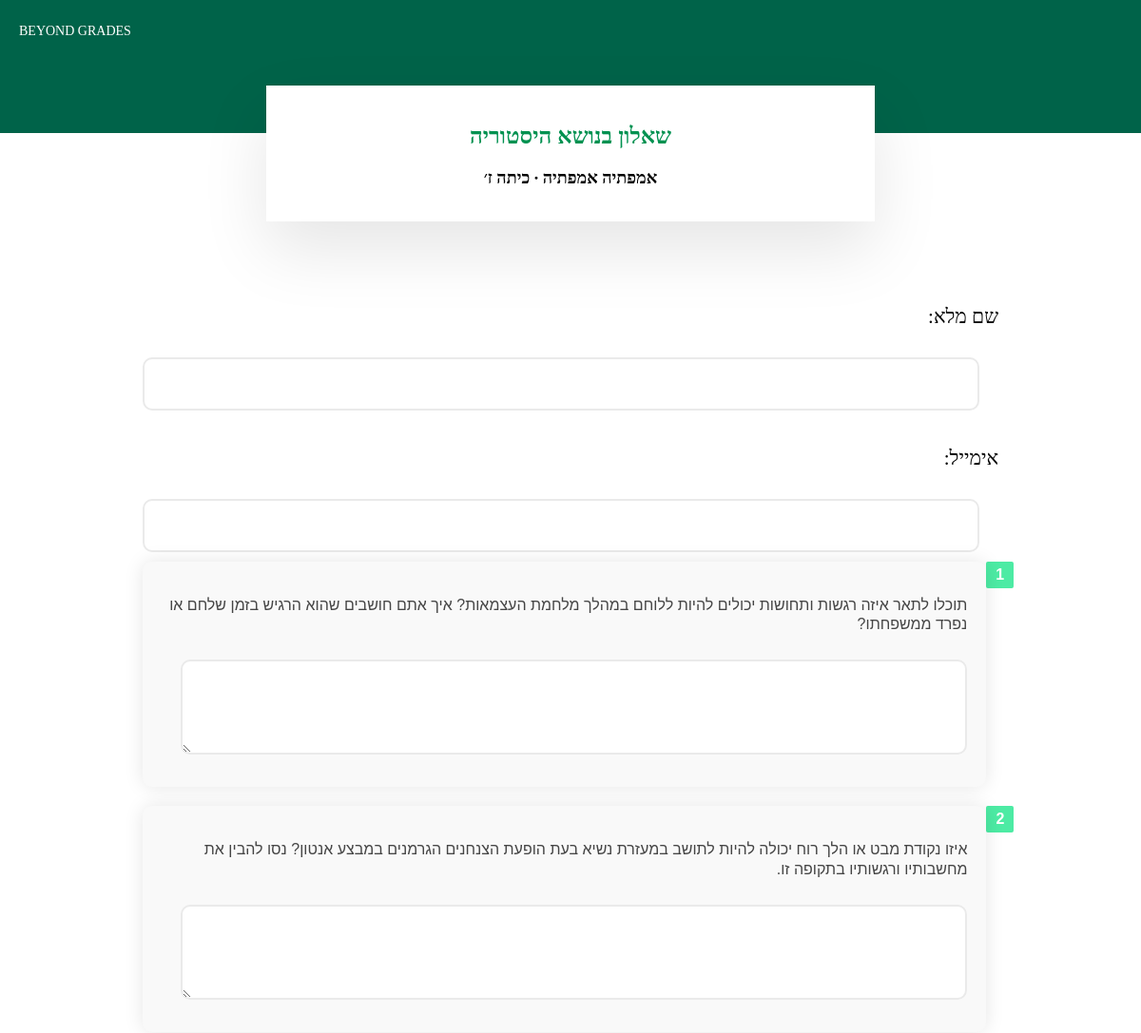
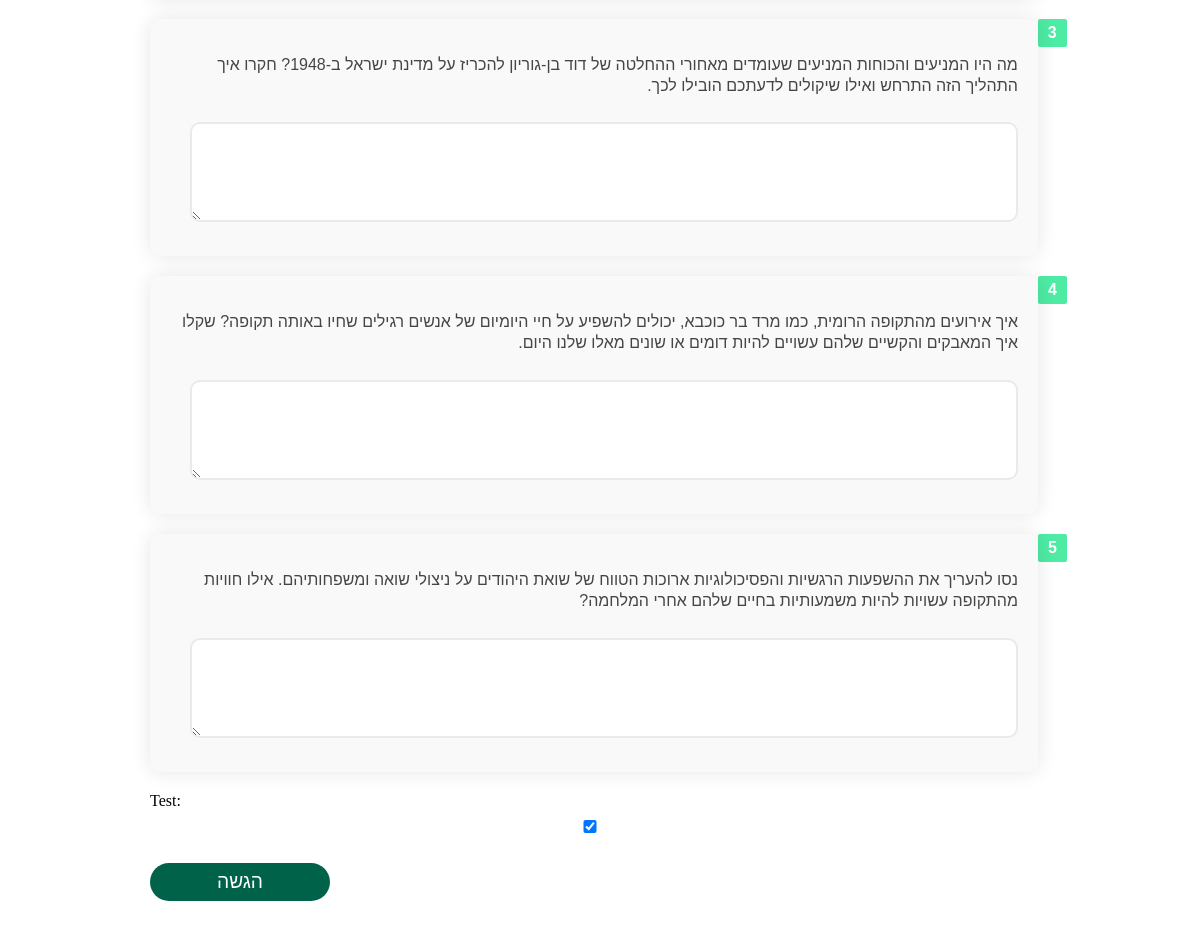
The page /test_page/1720424964/ on the database its author committed (2 pictures, top to bottom).
### web/models.py (models this page shows, shortened)
class Test(models.Model):
    id = models.AutoField(primary_key=True)  # Field to store the test ID
    title = models.CharField(max_length=100)
    skill = models.CharField(max_length=100)  # Field to store skill
    subject = models.CharField(max_length=100)  # Field to store subject
    date = models.DateField(auto_now_add=True)  # Automatically set the creation date to the current date when the object is created
    teacher = models.ForeignKey('Teacher', related_name='tests', on_delete=models.CASCADE)  # Field to store the teacher
    link = models.URLField(max_length=200, blank=True, null=True)  # Field to store the URL link for the test
    grade = models.CharField(max_length=100)

class Question(models.Model):
    id = models.AutoField(primary_key=True)  # Field to store the question ID
    test = models.ForeignKey('Test', related_name='questions', on_delete=models.CASCADE)
    number = models.IntegerField()  # Number of the question
    text = models.TextField()  # Text of the question

### web/views.py (the view)
# urls.py: path('test_page/<int:test_id>/', views.test_page, name='test_page'),
def test_page(request, test_id):
    try:
        test = Test.objects.get(id=test_id)
        questions = test.questions.all()  # Assuming a related_name of 'questions' in Test model
        if questions:
            return render(request, 'test_page.html', {'questions': questions, 'test': test, 'grade': test.grade, 'skill': test.skill})
        else:
            return render(request, 'test_page.html', {'error_message': 'No questions found for this test.'})
    except Test.DoesNotExist:
        return render(request, 'test_page.html', {'error_message': 'Test not found.'})

### web/templates/test_page.html (shortened to what this page needs)
{% extends 'base.html' %}
{% block content %}
<div class="header">
    <div class="header-text">BEYOND GRADES</div>
</div>
<div class="title-box">
    <h2 style="font-size: 24px; color: #009150">שאלון בנושא {{ test.title }}</h2>
    <h2 style="font-size: 18px; color: black">{{ skill }} {{ test.skill }} ∙ כיתה {{ test.grade }} </h2>
</div>
<div class="form-container">
    <form method="post" action="{% url 'submit_answers' %}">
        <div>
            <h4>שם מלא:</h4>
            <input type="text" name="full_name" id="full_name" required>
        </div>
        <div>
            <h4>אימייל:</h4>
            <input type="text" name="email" id="email" required>
        </div>
        {% for question in questions %}
        <div class="question-container">
            <div class="vertical-line">
                <div class="question-number">{{ forloop.counter }}</div>
            </div>
            <div class="triangle-box">
                <p class="question-text">{{ question.text }}</p>
                <textarea name="answer_{{ question.id }}" rows="3" cols="30"></textarea>
            </div>
        </div>
        {% endfor %}
        <div>
            <label for="test">Test:</label>
            <input type="checkbox" name="test" id="test" checked>
        </div>
        <button type="submit">הגשה</button>
    </form>
</div>
{% endblock %}

### web/templates/test_page.html (style rules this page uses)
body { background-color: white; margin: 0; padding: 0; }
.header { background-color: #006349; width: 100%; padding: 70px 0; box-sizing: border-box; text-align: center; color: white; }
.title-box { background-color: white; color: #009150; padding: 20px; border-radius: 0px; text-align: center; max-width: 600px; margin: -50px auto 0 auto; box-shadow: 0 30px 70px rgba(0, 0, 0, 0.1); }
.header-text { position: absolute; top: 25px; left: 20px; color: white; font-size: 14px; font-family: Arial Rounded MT Bold; }
.form-container { max-width: 900px; margin: 40px auto; padding: 20px; background-color: transparent; }
.form-container h3, .form-container h4 { color: black; text-align: right; font-size: 21px; font-weight: normal; font-family: Noto Sans Hebrew New; margin-bottom: 20px; direction: rtl; }
.form-container input[type="text"], .form-container textarea, .form-container input[type="checkbox"] { width: calc(100% - 20px); margin: 10px 0; padding: 15px; border: 2px solid #eaeaea; border-radius: 10px; box-sizing: border-box; font-size: 1.2rem; transition: border-color 0.3s ease; direction: rtl; text-align: right; }
.form-container button { width: 20%; padding: 8px; background-color: #006349; color: #fff; text-align: center; border: none; border-radius: 30px; cursor: pointer; transition: background-color 0.3s ease; font-size: 1.2rem; margin-top: 20px; }
.question-container { display: flex; align-items: flex-start; margin-bottom: 20px; direction: rtl; text-align: right; }
.vertical-line { position: relative; width: 3px; background-color: #009150; margin-left: 10px; }
.vertical-line .question-number { position: absolute; left: -10px; background-color: #4deba4; color: white; padding: 5px 10px; border-radius: 2px; font-family: 'Noto Sans Hebrew New', sans-serif; font-size: 16px; font-weight: bold; }
.triangle-box { background-color: #f9f9f9; padding: 20px; border-radius: 10px; box-shadow: 0 0 20px rgba(0, 0, 0, 0.1); position: relative; flex-grow: 1; }
.triangle-box .question-text { font-family: 'Noto Sans Hebrew New', sans-serif; font-size: 16px; font-weight: 400; line-height: 1.3; color: #454545; white-space: normal; }
.triangle-box textarea { width: calc(100% - 20px); margin: 10px 0; padding: 15px; border: 2px solid #eaeaea; border-radius: 10px; box-sizing: border-box; font-size: 1.2rem; transition: border-color 0.3s ease; direction: rtl; text-align: right; }

### rows shown on the page
Test: title "היסטוריה", skill "אמפתיה", grade "ז׳"
Question: text "תוכלו לתאר איזה רגשות ותחושות יכולים להיות ללוחם במהלך מלחמת העצמאות? איך אתם חושבים שהוא הרגיש בזמן שלחם או נפרד ממשפחתו?"
Question: text "איזו נקודת מבט או הלך רוח יכולה להיות לתושב במעזרת נשיא בעת הופעת הצנחנים הגרמנים במבצע אנטון? נסו להבין את מחשבותיו ורגשותיו בתקופה זו."
Question: text "מה היו המניעים והכוחות המניעים שעומדים מאחורי ההחלטה של דוד בן-גוריון להכריז על מדינת ישראל ב-1948? חקרו איך התהליך הזה התרחש ואילו שיקולים לדעתכם הובילו לכך."
Question: text "איך אירועים מהתקופה הרומית, כמו מרד בר כוכבא, יכולים להשפיע על חיי היומיום של אנשים רגילים שחיו באותה תקופה? שקלו איך המאבקים והקשיים שלהם עשויים להיות דומים או שונים מאלו שלנו היום."
Question: text "נסו להעריך את ההשפעות הרגשיות והפסיכולוגיות ארוכות הטווח של שואת היהודים על ניצולי שואה ומשפחותיהם. אילו חוויות מהתקופה עשויות להיות משמעותיות בחיים שלהם אחרי המלחמה?"
